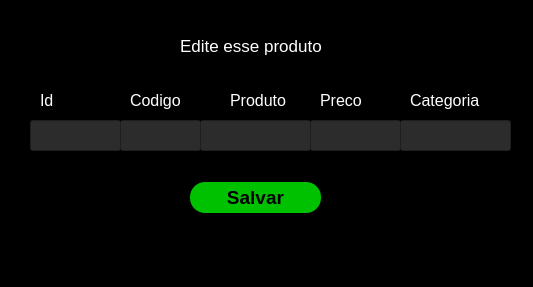
<?xml version="1.0" encoding="UTF-8"?>
<ui version="4.0">
 <class>MainWindow</class>
 <widget class="QMainWindow" name="MainWindow">
  <property name="geometry">
   <rect>
    <x>0</x>
    <y>0</y>
    <width>533</width>
    <height>287</height>
   </rect>
  </property>
  <property name="windowTitle">
   <string>MainWindow</string>
  </property>
  <property name="styleSheet">
   <string notr="true">background-color: rgb(0, 0, 0);</string>
  </property>
  <widget class="QWidget" name="centralwidget">
   <widget class="QLabel" name="label">
    <property name="geometry">
     <rect>
      <x>180</x>
      <y>30</y>
      <width>241</width>
      <height>31</height>
     </rect>
    </property>
    <property name="font">
     <font>
      <pointsize>13</pointsize>
     </font>
    </property>
    <property name="styleSheet">
     <string notr="true">color: rgb(255, 255, 255);</string>
    </property>
    <property name="text">
     <string>Edite esse produto</string>
    </property>
   </widget>
   <widget class="QLabel" name="label_2">
    <property name="geometry">
     <rect>
      <x>40</x>
      <y>90</y>
      <width>81</width>
      <height>21</height>
     </rect>
    </property>
    <property name="font">
     <font>
      <pointsize>12</pointsize>
     </font>
    </property>
    <property name="styleSheet">
     <string notr="true">color: rgb(255, 255, 255);</string>
    </property>
    <property name="text">
     <string>Id</string>
    </property>
   </widget>
   <widget class="QLabel" name="label_3">
    <property name="geometry">
     <rect>
      <x>130</x>
      <y>90</y>
      <width>91</width>
      <height>21</height>
     </rect>
    </property>
    <property name="font">
     <font>
      <pointsize>12</pointsize>
     </font>
    </property>
    <property name="styleSheet">
     <string notr="true">color: rgb(255, 255, 255);</string>
    </property>
    <property name="text">
     <string>Codigo</string>
    </property>
   </widget>
   <widget class="QLabel" name="label_4">
    <property name="geometry">
     <rect>
      <x>230</x>
      <y>90</y>
      <width>91</width>
      <height>21</height>
     </rect>
    </property>
    <property name="font">
     <font>
      <pointsize>12</pointsize>
     </font>
    </property>
    <property name="styleSheet">
     <string notr="true">color: rgb(255, 255, 255);</string>
    </property>
    <property name="text">
     <string>Produto</string>
    </property>
   </widget>
   <widget class="QLabel" name="label_5">
    <property name="geometry">
     <rect>
      <x>320</x>
      <y>90</y>
      <width>91</width>
      <height>21</height>
     </rect>
    </property>
    <property name="font">
     <font>
      <pointsize>12</pointsize>
     </font>
    </property>
    <property name="styleSheet">
     <string notr="true">color: rgb(255, 255, 255);</string>
    </property>
    <property name="text">
     <string>Preco</string>
    </property>
   </widget>
   <widget class="QLabel" name="label_6">
    <property name="geometry">
     <rect>
      <x>410</x>
      <y>90</y>
      <width>101</width>
      <height>21</height>
     </rect>
    </property>
    <property name="font">
     <font>
      <pointsize>12</pointsize>
     </font>
    </property>
    <property name="styleSheet">
     <string notr="true">color: rgb(255, 255, 255);</string>
    </property>
    <property name="text">
     <string>Categoria</string>
    </property>
   </widget>
   <widget class="QLineEdit" name="le_editar_id">
    <property name="geometry">
     <rect>
      <x>30</x>
      <y>120</y>
      <width>91</width>
      <height>31</height>
     </rect>
    </property>
    <property name="styleSheet">
     <string notr="true">background-color: rgb(44, 44, 44);
color: rgb(255, 255, 255);</string>
    </property>
   </widget>
   <widget class="QLineEdit" name="le_editar_codigo">
    <property name="geometry">
     <rect>
      <x>120</x>
      <y>120</y>
      <width>81</width>
      <height>31</height>
     </rect>
    </property>
    <property name="styleSheet">
     <string notr="true">background-color: rgb(44, 44, 44);
color: rgb(255, 255, 255);</string>
    </property>
   </widget>
   <widget class="QLineEdit" name="le_editar_produto">
    <property name="geometry">
     <rect>
      <x>200</x>
      <y>120</y>
      <width>111</width>
      <height>31</height>
     </rect>
    </property>
    <property name="styleSheet">
     <string notr="true">background-color: rgb(44, 44, 44);
color: rgb(255, 255, 255);</string>
    </property>
   </widget>
   <widget class="QLineEdit" name="le_editar_preco">
    <property name="geometry">
     <rect>
      <x>310</x>
      <y>120</y>
      <width>91</width>
      <height>31</height>
     </rect>
    </property>
    <property name="styleSheet">
     <string notr="true">background-color: rgb(44, 44, 44);
color: rgb(255, 255, 255);</string>
    </property>
   </widget>
   <widget class="QLineEdit" name="le_editar_categoria">
    <property name="geometry">
     <rect>
      <x>400</x>
      <y>120</y>
      <width>111</width>
      <height>31</height>
     </rect>
    </property>
    <property name="styleSheet">
     <string notr="true">background-color: rgb(44, 44, 44);
color: rgb(255, 255, 255);</string>
    </property>
   </widget>
   <widget class="QPushButton" name="pb_edit_salvar">
    <property name="geometry">
     <rect>
      <x>190</x>
      <y>182</y>
      <width>131</width>
      <height>31</height>
     </rect>
    </property>
    <property name="font">
     <font>
      <pointsize>14</pointsize>
      <weight>75</weight>
      <bold>true</bold>
     </font>
    </property>
    <property name="styleSheet">
     <string notr="true">background-color: rgb(0, 193, 0);
border-radius:15px
</string>
    </property>
    <property name="text">
     <string>Salvar</string>
    </property>
   </widget>
  </widget>
  <widget class="QMenuBar" name="menubar">
   <property name="geometry">
    <rect>
     <x>0</x>
     <y>0</y>
     <width>533</width>
     <height>21</height>
    </rect>
   </property>
  </widget>
  <widget class="QStatusBar" name="statusbar"/>
 </widget>
 <resources/>
 <connections/>
</ui>
